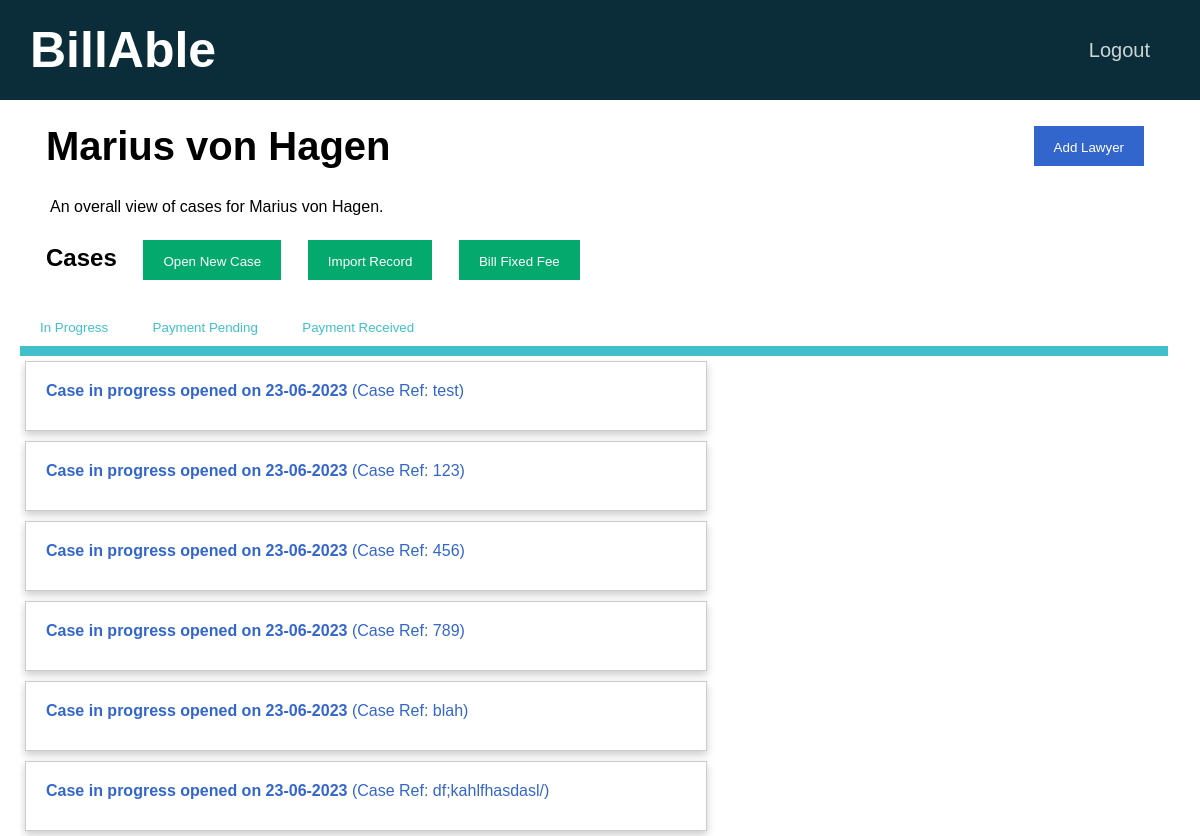
Before: /clients/1 (signed in) with the older database file.
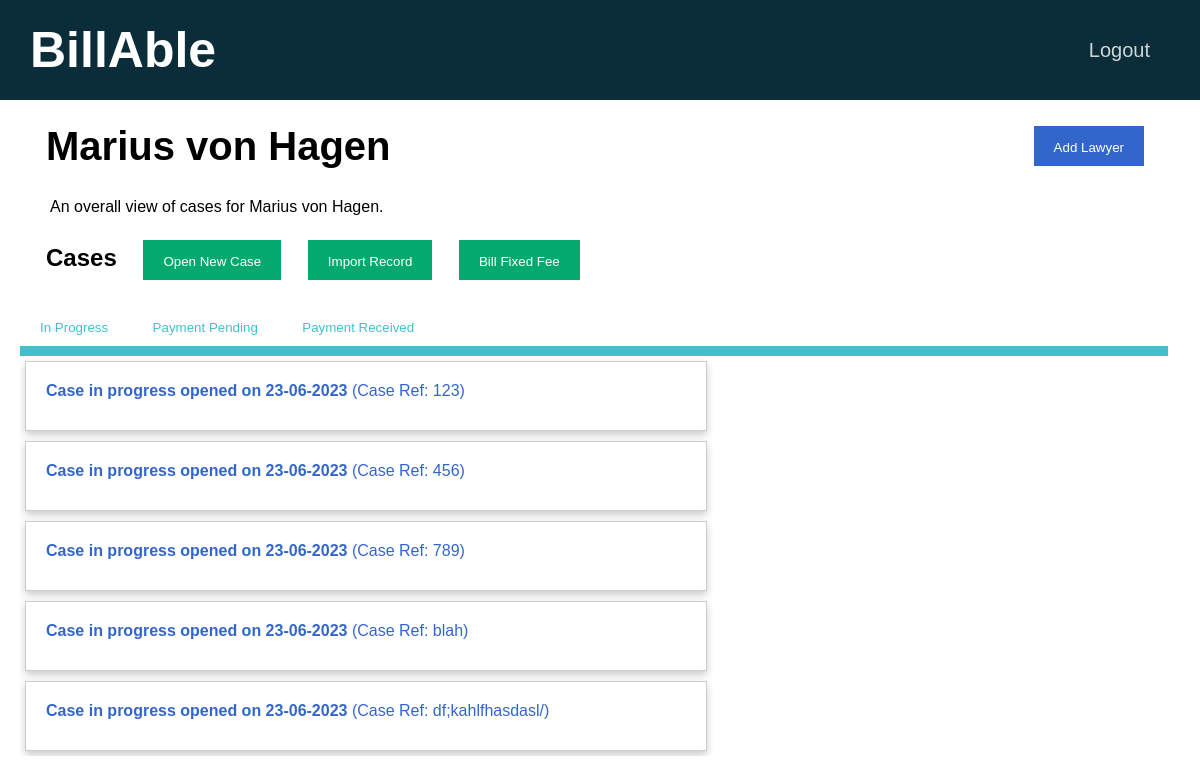
After: the same page with the newer database file.
### tables this page shows
CREATE TABLE timesheets(id INTEGER PRIMARY KEY AUTOINCREMENT NOT NULL, client_id INTEGER NOT NULL, status INTEGER NOT NULL, created DATETIME NOT NULL, firm INTEGER NOT NULL DEFAULT 1, invoice_generated DATETIME, invoice_paid DATETIME, case_ref_no BLOB NOT NULL, FOREIGN KEY (client_id) REFERENCES clients(id), FOREIGN KEY (status) REFERENCES status_list(id));

### app.py (the view)
@app.route("/clients/<id>", methods=["GET"])
@login_required
def client(id):
    connection = sqlite3.connect("database.db")
    connection.row_factory = sqlite3.Row
    cursor = connection.cursor()
    user_id = session["user_id"]
    user_firm = cursor.execute("SELECT firm FROM users WHERE id = ?", [user_id]).fetchone()["firm"]
    rel = cursor.execute("SELECT * FROM users_clients WHERE user_id = ? AND client_id = ?", [user_id, id]).fetchall()
    if len(rel) != 0:
        client_info = cursor.execute("SELECT * FROM clients WHERE id = ?", [id]).fetchone()
        client = {}
        client["name"] = client_info["name"]
        client["id"] = client_info["id"]
        client["email"] = client_info["email"]
        in_progress_rows = cursor.execute("SELECT * FROM timesheets WHERE client_id = ? AND status = 1", [client_info["id"]]).fetchall()
        in_progress_timesheets = []
        for row in in_progress_rows:
            in_progress_timesheet = {}
            in_progress_timesheet["id"] = row["id"]
            in_progress_timesheet["created"] = row["created"]
            in_progress_timesheet["caseref"] = row["case_ref_no"]
            in_progress_timesheets.append(in_progress_timesheet)
        payment_pending_rows = cursor.execute("SELECT * FROM timesheets WHERE client_id = ? AND status = 2", [client_info["id"]]).fetchall()
        payment_pending_timesheets = []
        for row in payment_pending_rows:
            payment_pending_timesheet = {}
            payment_pending_timesheet["id"] = row["id"]
            payment_pending_timesheet["invoice_generated"] = row["invoice_generated"]
            payment_pending_timesheet["caseref"] = row["case_ref_no"]
            payment_pending_timesheets.append(payment_pending_timesheet)
        payment_received_rows = cursor.execute("SELECT * FROM timesheets WHERE client_id = ? AND status = 3", [client_info["id"]]).fetchall()
        payment_received_timesheets = []
        for row in payment_received_rows:
            payment_received_timesheet = {}
            payment_received_timesheet["id"] = row["id"]
            payment_received_timesheet["invoice_paid"] = row["invoice_paid"]
            payment_received_timesheet["caseref"] = row["case_ref_no"]
            payment_received_timesheets.append(payment_received_timesheet)
        lawyer_rows = cursor.execute("SELECT * FROM users WHERE firm = ?", [user_firm]).fetchall()
        lawyers = []
        for row in lawyer_rows:
            if row["id"] != user_id:
                lawyer = {}
                lawyer["id"] = row["id"]
                lawyer["name"] = row["name"]
                lawyers.append(lawyer)
        fixed_fee_rows = cursor.execute("SELECT * FROM fixed_fees WHERE firm = ?", [user_firm]).fetchall()
        fixed_fees = []
        for row in fixed_fee_rows:
            fixed_fee = {}
            fixed_fee["id"] = row["id"]
            fixed_fee["description"] = row["description"]
            fixed_fee["amount"] = "{:.2f}".format(row["amount"])
            fixed_fees.append(fixed_fee)
        connection.close()
        return render_template("client.html", client=client,
                            in_progress_timesheets=in_progress_timesheets,
                            payment_pending_timesheets=payment_pending_timesheets,
                            payment_received_timesheets=payment_received_timesheets,
                            lawyers=lawyers,
                            fixed_fees = fixed_fees)
    else:
        return redirect(url_for("home"))

### helpers.py (called while the page is built)
def login_required(f):
    @wraps(f)
    def decorated_function(*args, **kwargs):
        if session.get("user_id") is None:
            return redirect("/login")
        return f(*args, **kwargs)
    return decorated_function

### templates/client.html (shortened to what this page needs)
{% extends "layout.html" %}
{% block main %}
    <div class="container page-header">
        <b> {{ client["name"] }} </b>
        <span style="float: right;">
            <button type="button" class="option-button primarybtn" id="addNewLawyerModalOpen" style="float: right;">
                Add Lawyer
            </button>
        </span>
    </div>
    <p class="tagline"> An overall view of cases for {{ client["name"] }}. </p>
    <h2 class="container">
        Cases
        <span>
            <button type="button" class="option-button successbtn" id="addNewTimesheetModalOpen" style="margin-left: 20px;">
                Open New Case
            </button>
            <button type="button" class="option-button successbtn" data-bs-toggle="modal" id="importExcelModalOpen">
                Import Record
            </button>
            <button type="button" class="option-button successbtn" id="billFixedFeeModalOpen">
                Bill Fixed Fee
            </button>
        </span>
    </h2>
    <button type="button" id="in-progress" class="option-button tab-button">In Progress</button>
    <button type="button" id="payment-pending" class="option-button tab-button">Payment Pending</button>
    <button type="button" id="payment-received" class="option-button tab-button">Payment Received</button>
    <hr class="tab-bar" id="tab-bar">
    <div id="in-progress-view" class="dashboard">
        {% if in_progress_timesheets %}
            {% for timesheet in in_progress_timesheets %}
                <a href="{{ url_for('timesheet', id=timesheet['id']) }}" class="stretched-link">
                    <div class="invoice-card">
                        <b>Case in progress opened on {{ timesheet["created"] }}</b>
                        (Case Ref: {{ timesheet["caseref"] }})
                    </div>
                </a>
            {% endfor %}
        {% else %}
            <p>There are currently no cases in progress for this client!</p>
        {% endif %}
    </div>
{% endblock %}

Changed rows visible on the page:
no longer on this page (row edited): timesheets: created "23-06-2023", caseref "test"
